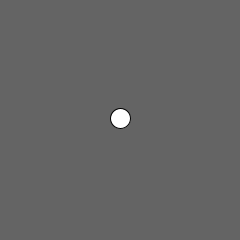
Frame 1 (no input)
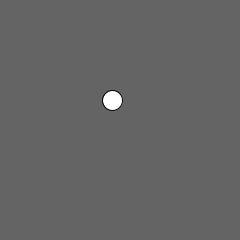
Frame 60 (the mouse pressed at the canvas centre just before this capture)
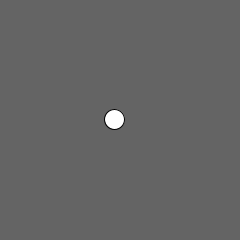
Frame 120 (the mouse held since frame 60 and released just before this capture)

The Processing sketch that drew these frames (run headless with seeded random() and noise(); from frame 60 on, the mouse is pressed at the canvas centre):

// Processing sketch: r2_random2D
// ── r2_random2D.pde
float speed = 2.5;
int diameter = 20;
float x;
float y;
void setup() {
  size(240, 240);
  smooth();
  x = width/2;
  y = height/2;
}
void draw() {
  background(100);
  x += random(-speed, speed);
  y += random(-speed, speed);
  ellipse(x, y, diameter, diameter);
}
